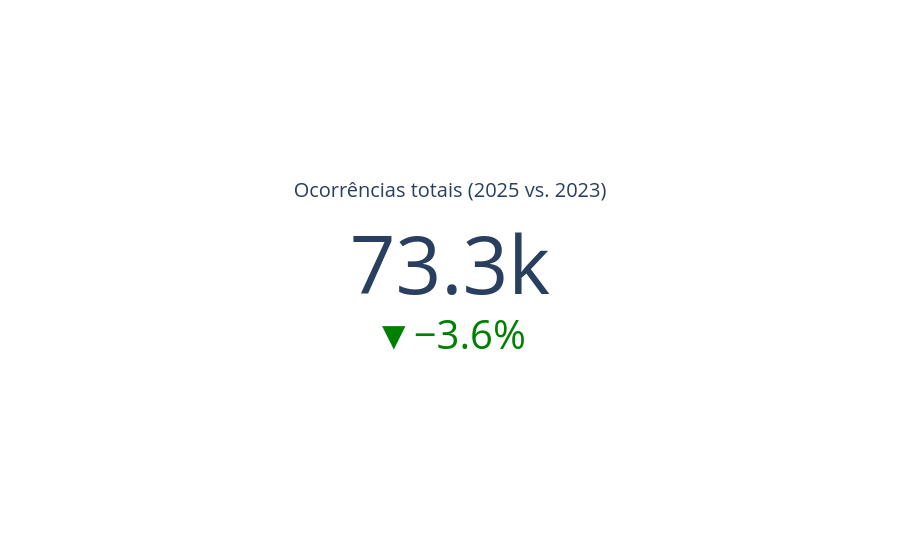

Write notebook code for a chart like this one.
### Markdown cell above
### Variação percentual (total, 2023 → 2025)

### Code cell
import plotly.graph_objects as go

ocorrencias_2023 = totais_ano.loc[totais_ano["ano"] == "2023", "ocorrencias"].values[0]
ocorrencias_2025 = totais_ano.loc[totais_ano["ano"] == "2025", "ocorrencias"].values[0]

fig = go.Figure(go.Indicator(
    mode="number+delta",
    value=ocorrencias_2025,
    delta={"reference": ocorrencias_2023, "relative": True, "valueformat": ".1%", "increasing": {"color": "red"}, "decreasing": {"color": "green"}},
    title={"text": "Ocorrências totais (2025 vs. 2023)"},
))
fig.show()

### Figure 1 — Plotly figure (JSON) as saved in the notebook; plotly's stock layout.template omitted (floating-point values rounded to 4 significant figures)
{"data": [{"delta": {"decreasing": {"color": "green"}, "increasing": {"color": "red"}, "reference": 76014, "relative": true, "valueformat": ".1%"}, "mode": "number+delta", "title": {"text": "Ocorrências totais (2025 vs. 2023)"}, "type": "indicator", "value": 73315}], "layout": {}}
